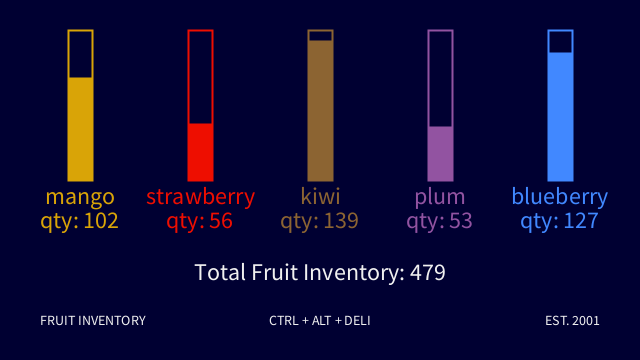
Frame 1 (no input)
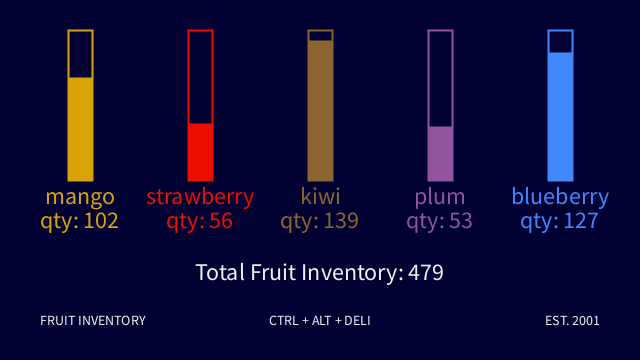
Frame 60 (the mouse pressed at the canvas centre just before this capture)
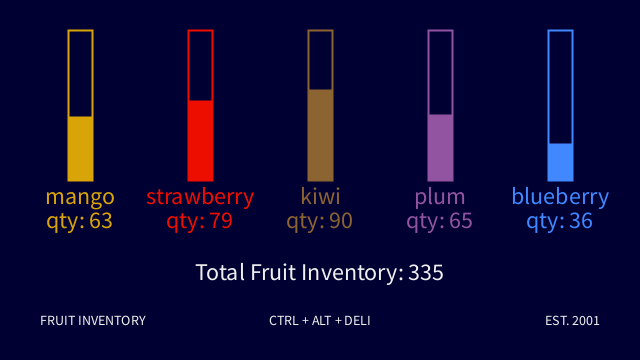
Frame 120 (the mouse held since frame 60 and released just before this capture)

The Processing sketch that drew these frames (run headless with seeded random() and noise(); from frame 60 on, the mouse is pressed at the canvas centre):

// Processing sketch: fruit_data_viz_sum
// ── fruit_data_viz_sum.pde
// Fruit Data Visualization
// The Coding Train / Daniel Shiffman
// Processing Intro Series
float[] fruitInventory = new float[5];
String[] fruitNames = {"mango", "strawberry", "kiwi", "plum", "blueberry"};

/*Another way to represent colors instead of RGB, is by using
 hexidecimal notation (ex: #FFFFFF is the color white). Many
 color palettes found online use hex codes to denote colors.
 You can convert RGB to Hex or vice versa using online tools. */
color[] colorArray = new color[]{#D9A407, #EE0E00, #8C6432, #9253A1, #4188FF};

void setup() {
  size(640, 360);

  for (int i = 0; i < fruitInventory.length; i++) {
    fruitInventory[i] = random(25, 145);
  }
  
  pixelDensity(2);
}

void mousePressed() {
  //randomize when mouse pressed
  for (int i = 0; i < fruitInventory.length; i++) {
    fruitInventory[i] = random(25, 145);
  }
}

void draw() {
  background(0, 0, 50);
  strokeCap(SQUARE); //Line has squared end, not rounded
  textAlign(CENTER);
  textSize(24);

  float sum = 0;
  for (int i = 0; i < fruitInventory.length; i++) {
    fill(colorArray[i]);
    rectMode(CORNER);
    strokeWeight(2);
    stroke(colorArray[i]);
    noFill();

    float x = 80 + i * 120;
    
    //bar outline
    rect(x - 12, height/2, 24, -150);
    
    //line height is number of fruit inventory
    strokeWeight(24);
    line(x, height/2, x, height/2 - fruitInventory[i]);
    text(fruitNames[i], x, height/2 + 24); //fruit name labels

    /*We declared the fruit inventory array as having floats
     which means the random values we assign will be decimal
     numbers, but if you want to display a whole number you can use
     int() to convert a float to an integer. See what happens
     when you remove int()!*/
    text("qty: " + int(fruitInventory[i]), x, height/2 + 48); //display number of each fruit

    sum += fruitInventory[i]; //add the value of the inventory each time through the loop
  }

  fill(240);
  text("Total Fruit Inventory: " + int(sum), width/2, height/2 + 100);
  
  fill(240);
  textSize(14);

  textAlign(LEFT, CENTER);
  text("FRUIT INVENTORY", 40, height - 40);

  textAlign(CENTER, CENTER);
  text("CTRL + ALT + DELI", width/2, height - 40);

  textAlign(RIGHT, CENTER);
  text("EST. 2001", width - 40, height - 40);
}
